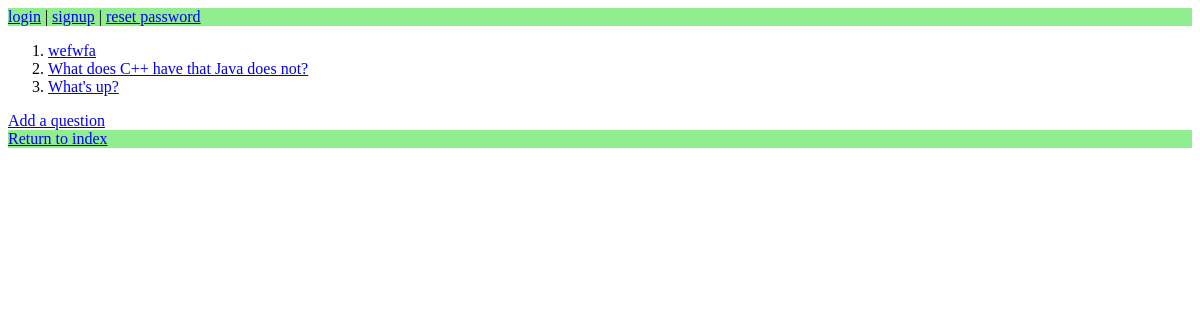
/posts/, run on an earlier commit of the app's database.
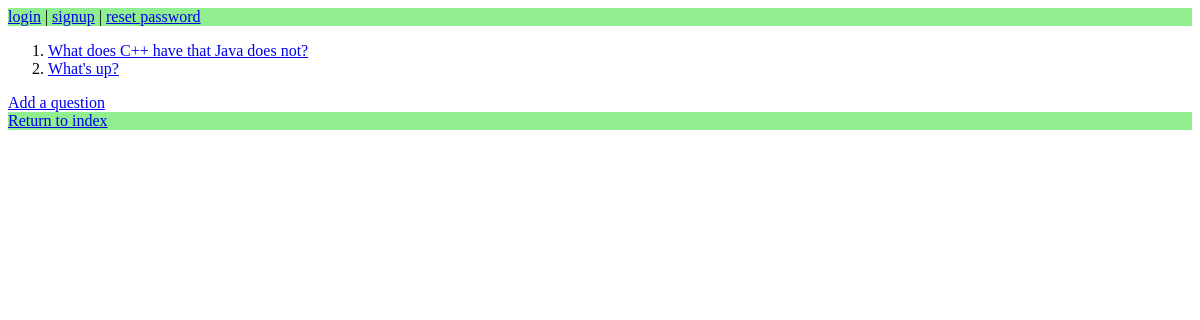
And on a later commit of the database.
### posts/models.py (models this page shows, shortened)
class Question(models.Model):
	author = models.ForeignKey(get_user_model(), on_delete=models.CASCADE, null=True)
	question_text = models.CharField(max_length=250)
	detail_text = models.CharField(max_length=1000)
	pub_date = models.DateTimeField('date published')

### posts/views.py (the view)
# urls.py: path('', views.index, name='index'),
def index(request):
	question_list = Question.objects.order_by('-pub_date')
	context = {'question_list': question_list}
	return render(request, 'posts/index.html', context)

### posts/templates/posts/index.html (shortened to what this page needs)
{% extends 'base.html' %}
{% block content %}
{% if question_list %}
	<ol>
		{% for question in question_list %}
			<li><a href="{% url 'posts:detail' question.id %}">{{ question.question_text }}</a></li>
		{% endfor %}
	</ol>
{% else %}
	<p>No questions are available</p>
{% endif %}
<a href="{% url 'posts:add_question' %}">Add a question</a>
{% endblock %}

### templates/base.html (shortened to what this page needs)
<!DOCTYPE html>
<html>
<head>
	{% load static %}
	<link rel="stylesheet" type="text/css" href="{% static 'QandA/base.css' %}">
</head>
<body>
	<main>
		<header>
			{% if user.is_authenticated %}
				<p>Hi <a href="{% url 'users:profile' user.id %}">{{ user.username }}</a>!
				 | <a href="{% url 'logout' %}">logout</a></p>
			{% else %}
				<a href="{% url 'login' %}">login</a> |
				<a href="{% url 'users:signup' %}"> signup</a> |
				<a href="{% url 'password_reset' %}"> reset password</a>
			{% endif %}
		</header>
		{% block content %}
		{% endblock %}
		<footer>
			<a href="{% url 'posts:index' %}">Return to index</a>
		</footer>
	</main>
</body>
</html>

### static/QandA/base.css (style rules this page uses)
header { background-color: lightgreen; }
footer { background-color: lightgreen; }

What changed in the data, as far as the page shows it:
removed Question: question_text "wefwfa"
